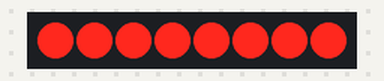
Recording of a sketch running on a simulated Arduino Uno, built with avr-gcc and run on an emulated ATmega328P. Parts: 8 shift-register outputs drawn as a row of LEDs (first output left, lit = HIGH). Wiring (inferred from the names in the program): shift register (74HC595): data pin 2; shift clock pin 5; latch pin 4. Wiring (inferred from the signals the program sends): row of LEDs: on Q0, Q1, Q2, Q3, Q4, Q5, Q6, Q7.

Above: at 0.1 s.
At 5.1 s:
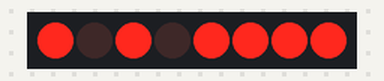
At 10.1 s:
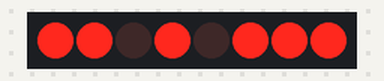
At 20.1 s:
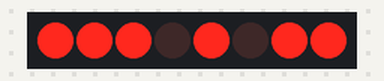
At 30.1 s:
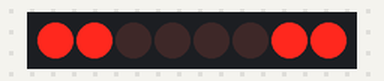
At 39.75 s:
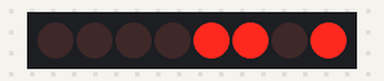
Timing chart, 0 to 40.0 s (numbered marks = the images above):
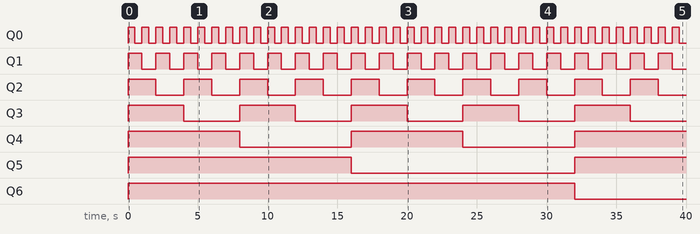

The sketch:

_74HC595.ino
```cpp
int data = 2;//74HC595的14脚 数据输入引脚SI
int clock = 5;//74hc595的11脚 时钟线 SCK
int latch = 4;//74hc595的12脚 输出存储器锁存线RCK
int ledState = 0;
const int ON = HIGH;
const int OFF = LOW;
void setup()
{
pinMode(data, OUTPUT);
pinMode(clock, OUTPUT);
pinMode(latch, OUTPUT);
}
void loop()
{
for(int i = 0; i < 256; i++)
{
updateLEDs(i);
delay(500);
}
}
void updateLEDs(int value)
{
digitalWrite(latch, LOW);//
shiftOut(data, clock, MSBFIRST, ~value);//串行数据输出，高位在先
digitalWrite(latch, HIGH);//锁存
}
```

Measured:
- by itself, Q0: alternates HIGH for 0.50 s and LOW for 0.50 s
- by itself, Q1: alternates HIGH for 1.0 s and LOW for 1.0 s
- by itself, Q2: alternates HIGH for 2.0 s and LOW for 2.0 s
- by itself, Q3: alternates HIGH for 4.0 s and LOW for 4.0 s
- by itself, Q4: alternates HIGH for 8.0 s and LOW for 8.0 s
- by itself, Q5: LOW → HIGH at 0.00 s, → LOW 16.0 s later, → HIGH 16.0 s later
- by itself, Q6: LOW → HIGH at 0.00 s, → LOW 32.0 s later
